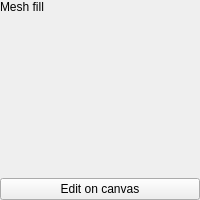
<?xml version="1.0" encoding="UTF-8"?>
<ui version="4.0">
  <class>MeshEditorUi</class>
  <widget class="QWidget" name="MeshEditor">
    <property name="geometry">
      <rect>
        <x>0</x>
        <y>0</y>
        <width>200</width>
        <height>200</height>
      </rect>
    </property>
    <property name="sizePolicy">
      <sizepolicy hsizetype="Preferred" vsizetype="Preferred">
        <horstretch>0</horstretch>
        <verstretch>0</verstretch>
      </sizepolicy>
    </property>
    <property name="minimumSize">
      <size>
        <width>200</width>
        <height>200</height>
      </size>
    </property>
    <layout class="QVBoxLayout" name="mainLayout">
      <property name="spacing">
        <number>4</number>
      </property>
      <property name="leftMargin">
        <number>0</number>
      </property>
      <property name="topMargin">
        <number>0</number>
      </property>
      <property name="rightMargin">
        <number>0</number>
      </property>
      <property name="bottomMargin">
        <number>0</number>
      </property>
      <item>
        <widget class="QLabel" name="meshLabel">
          <property name="text">
            <string>Mesh fill</string>
          </property>
          <property name="margin">
            <number>4</number>
          </property>
        </widget>
      </item>
      <item>
        <widget class="Linea::UI::SimpleGrid" name="meshGrid">
          <property name="sizePolicy">
            <sizepolicy hsizetype="Expanding" vsizetype="Expanding">
              <horstretch>0</horstretch>
              <verstretch>1</verstretch>
            </sizepolicy>
          </property>
          <property name="minimumSize">
            <size>
              <width>0</width>
              <height>240</height>
            </size>
          </property>
        </widget>
      </item>
      <item>
        <widget class="QPushButton" name="editButton">
          <property name="text">
            <string>Edit on canvas</string>
          </property>
        </widget>
      </item>
    </layout>
  </widget>
  <customwidgets>
    <customwidget>
      <class>Linea::UI::SimpleGrid</class>
      <extends>QWidget</extends>
      <header>qt/ui/simple-grid.h</header>
    </customwidget>
  </customwidgets>
  <resources/>
  <connections/>
</ui>
